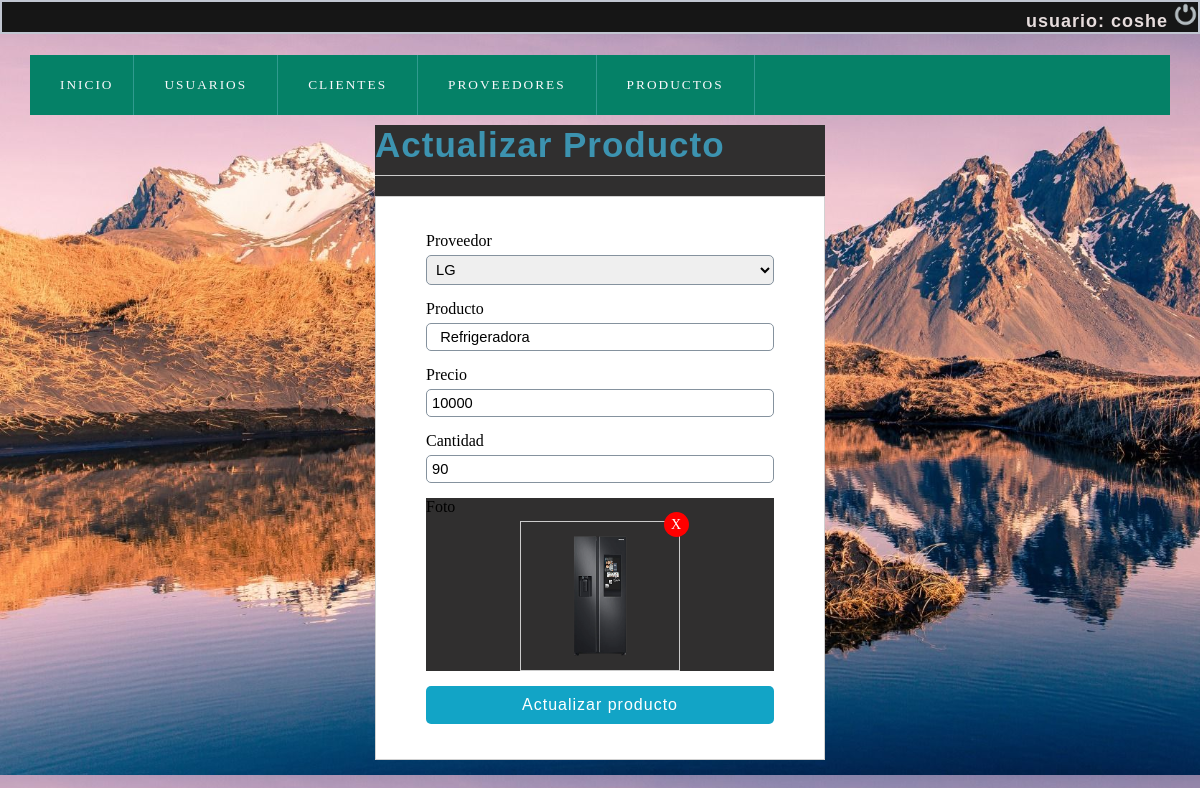
Screenshot of /olvidocontraseña/editar_producto.php?id=16 (signed in) with the database file from the repository.
### tables this page shows
CREATE TABLE `users` (
  `id` int(11) NOT NULL,
  `first_name` varchar(100) NOT NULL,
  `last_name` varchar(100) NOT NULL,
  `email` varchar(100) NOT NULL,
  `password` varchar(255) NOT NULL,
  `phone` varchar(15) NOT NULL,
  `forgot_pass_identity` varchar(32) NOT NULL,
  `created` datetime NOT NULL,
  `modified` datetime NOT NULL,
  `status` enum('1','0') NOT NULL DEFAULT '1'
);

CREATE TABLE `productos` (
  `codproducto` int(80) NOT NULL,
  `proveedor` int(11) NOT NULL,
  `descripcion` varchar(100) NOT NULL,
  `precio` int(40) NOT NULL,
  `cantidad` int(100) NOT NULL,
  `foto` longblob NOT NULL
);

CREATE TABLE `proveedores` (
  `codproveedor` int(11) NOT NULL,
  `proveedor` varchar(100) NOT NULL,
  `contacto` varchar(100) NOT NULL,
  `telefono` int(9) NOT NULL,
  `direccion` varchar(100) NOT NULL
);

### olvidocontraseña/user.php (called while the page is built, shortened)
<?php
class User{
    private $dbHost     = "localhost";
    private $dbUsername = "root";
    private $dbPassword = "12345678";
    private $dbName     = "logtest";
    private $port = 3360;
    private $userTbl    = "users";
    public function __construct(){
        if(!isset($this->db)){
            $conn = new mysqli($this->dbHost, $this->dbUsername, $this->dbPassword, $this->dbName,$this->port);
            if($conn->connect_error){
                die("Failed to connect with MySQL: " . $conn->connect_error);
            }else{
                $this->db = $conn;
            }
        }
    }
    public function getRows($conditions = array()){
        $sql = 'SELECT ';
        $sql .= array_key_exists("select",$conditions)?$conditions['select']:'*';
        $sql .= ' FROM '.$this->userTbl;
        if(array_key_exists("where",$conditions)){
            $sql .= ' WHERE ';
            $i = 0;
            foreach($conditions['where'] as $key => $value){
                $pre = ($i > 0)?' AND ':'';
                $sql .= $pre.$key." = '".$value."'";
                $i++;
            }
        }
        $result = $this->db->query($sql);
        if(array_key_exists("return_type",$conditions) && $conditions['return_type'] != 'all'){
            switch($conditions['return_type']){
                case 'single':
                    $data = $result->fetch_assoc();
                    break;
            }
        }else{
            if($result->num_rows > 0){
                while($row = $result->fetch_assoc()){
                    $data[] = $row;
                }
            }
        }
        return !empty($data)?$data:false;
    }
}

### olvidocontraseña/editar_producto.php (the view, shortened to what this page needs)
<?php
	include "conexion.php";
    if(empty($_REQUEST['id'])){
        header("location:lista_productos.php");
    }else{
        $id_prducto = $_REQUEST['id'];
        $query_producto = mysqli_query($conection,"SELECT p.codproducto,p.descripcion,p.precio,p.cantidad,pr.proveedor,p.foto FROM productos p INNER JOIN proveedores pr
        ON p.proveedor=pr.codproveedor  where codproducto= $id_prducto ");
        $result_producto = mysqli_num_rows($query_producto);
        $foto='';
        $classRemove='notBlock';
        if($result_producto>0){
            $data_producto = mysqli_fetch_array($query_producto);
            if($data_producto['foto'] != 'img_producto.png'){
                $classRemove ='';
                $foto='<img id="img" src="IMG/uploads/'.$data_producto['foto'].'" alt="Producto">';
            }
        }else{
            header("location:lista_productos.php");
        }
    }
 ?>
<!DOCTYPE html>
<html lang="en">
<head>
	<?php include "scripts.php"; ?>
</head>
<body>
<?php include "index2.php"; ?>
	<section id="container">
		<div class="form_register">
			<h1><i class="fas fa-cubes"></i>Actualizar Producto</h1>
			<hr>
			<form action="" method="post" enctype="multipart/form-data">
                <label for="proveedor">Proveedor</label>
                <select name="proveedor" id="proveedor" class="notItemOne">
                    <option value="<?php echo $data_producto['codproveedor'];?>" selected><?php echo $data_producto['proveedor'];?></option>
                </select>
				<label for="producto">Producto</label>
				<input type="text" name="producto" id="producto" placeholder="Nombre del producto" value=" <?php echo $data_producto['descripcion'];?>">
				<label for="precio">Precio</label>
				<input type="number" name="precio" id="precio" placeholder="Precio del producto" value="<?php echo $data_producto['precio'];?>">
				<label for="cantidad">Cantidad</label>
				<input type="number" name="cantidad" id="cantidad" placeholder="Cantidad" value="<?php echo $data_producto['cantidad'];?>">
                <div class="photo">
	            <label for="foto">Foto</label>
                <div class="prevPhoto">
                    <span class="delPhoto <?php  echo $classRemove; ?>">X</span>
                    <label for="foto"></label>
                    <?php  echo $foto;?>
                    </div>
                </div>
				<input type="submit" value="Actualizar producto" class="btn_save">
			</form>
		</div>
	</section>
</body>
</html>

### olvidocontraseña/index2.php (shortened to what this page needs)
<?php
$sessData = !empty($_SESSION['sessData'])?$_SESSION['sessData']:'';
?>
<!DOCTYPE html>
<html>
<head>
    <link rel="stylesheet" href="css/estilo.css">
</head>
<body>
<div class="caja" id="jo">
        <?php
			if(!empty($sessData['userLoggedIn']) && !empty($sessData['userID'])){
				include 'user.php';
				$user = new User();
				$conditions['where'] = array(
					'id' => $sessData['userID'],
				);
				$conditions['return_type'] = 'single';
				$userData = $user->getRows($conditions);
        ?>
        <h4>usuario: <?php echo $userData['first_name']; ?></h2>
        <a href="cuentausuario.php?logoutSubmit=1"><img class="close" src="IMG/salir.png" alt="Salir del sistema" title="Salir"></a>
        <?php } ?>
	</div>
    <header>
        <nav>
            <ul>
                <li><a href="index2.php"><span class="icon-home"></span>INICIO</a></li>
                <li class="submenu">
                    <a href="#"><span class="icon-library"></span>Usuarios<span class="despegable icon-circle-down"></span></a>
                </li>
                <li class="submenu">
                    <a href="#"><span class="icon-library"></span>Clientes<span class="despegable icon-circle-down"></span></a>
                <li class="submenu">
                    <a href="#"><span class="icon-library"></span>Proveedores<span class="despegable icon-circle-down"></span></a>
               <li class="submenu">
                    <a href="#"><span class="icon-library"></span>Productos<span class="despegable icon-circle-down"></span></a>
                    </ul>
        </nav>
    </header>
</body>
</html>

### olvidocontraseña/css/style.css (style rules this page uses)
* { margin: 0; padding: 0; box-sizing: border-box; }
body { background: #ededed; }
h1, h2, h3, h4, h5, h6 { font-family: 'arial'; font-weight: bold; letter-spacing: 1px; }
h1 { font-size: 26px; }
h4 { font-size: 16px; }
a { text-decoration: none; font-family: arial; letter-spacing: 1px; }
span { font-family: 'GothamBook'; letter-spacing: 1px; font-size: 14px; line-height: 20px; }
header { position: fixed; width: 100%; }
.close { width: 25px; height: 25px; }
nav ul { background: #058167; list-style: none; display: -webkit-flex; display: -moz-flex; display: -ms-flex; display: -o-flex; display: flex; justify-content: left; align-items: center; }
nav ul > li a { position: relative; }
nav a { color: #FFF; display: block; font-size: 10pt; font-family: 'GothamBook'; padding: 15px 30px; text-transform: uppercase; letter-spacing: 2px; transition: background .5s; border-right: 1px solid #319B8F; }
#container { padding: 90px 15px 15px; }
.form_register { width: 450px; margin: auto; }
.form_register h1 { color: #3c93b0; }
hr { border: 0; background: #CCC; height: 1px; margin: 10px 0; display: block; }
form { background: #FFF; margin: auto; padding: 20px 50px; border: 1px solid #d1d1d1; }
label { display: block; font-size: 12pt; font-family: 'GothamBook'; margin: 15px auto 5px auto; }
input,select { display: block; width: 100%; font-size: 11pt; padding: 5px; border: 1px solid #85929e; border-radius: 5px; }
.notItemOne option:first-child { display: none; }
.btn_save { font-size: 12pt; background: #12a4c6; padding: 10px; color: #FFF; letter-spacing: 1px; border: 0; cursor: pointer; margin: 15px auto; }
#container h1 { font-size: 35px; display: inline-block; }
.prevPhoto { display: flex; justify-content: space-between; width: 160px; height: 150px; border: 1px solid #CCC; position: relative; cursor: pointer; background: url(../images/uploads/user.png); background-repeat: no-repeat; background-size: cover; background-position: center center; margin: auto; }
.prevPhoto label { cursor: pointer; width: 100%; height: 100%; position: absolute; top: 0; left: 0; z-index: 2; }
.prevPhoto img { width: 100%; height: 100%; }
.delPhoto { color: #FFF; display: -webkit-flex; display: -moz-flex; display: -ms-flex; display: -o-flex; display: flex; justify-content: center; align-items: center; border-radius: 50%; width: 25px; height: 25px; background: red; position: absolute; right: -10px; top: -10px; z-index: 10; }

### olvidocontraseña/css/estilo.css (style rules this page uses)
body { margin: 0; font-family: sans-serif; background-image:url(IMG/fondo.jpg); width: 100%; height:100%vh; background-size: cover; }
header { width: 100%; }
header nav { background: rgb(12, 63, 44); z-index: 1250; max-width: 1250px; width: 95%; margin: 20px auto; }
header nav ul { list-style: none; }
header nav ul li { display: inline-block; position: relative; }
header nav ul li a { color:rgb(250, 249, 252); display: block; text-decoration: none; padding: 20px; }
h4 { text-align: right; color: #e7dddd; font-weight: normal; font-size: 18px; font-family: Arial; text-transform: lowercase; display:inline; font-weight: bold; letter-spacing: 1px; }
div { width: 100%; height: 100%vh; background: #302f2f; }
.caja { font-family: Century Gothic,CenturyGothic,AppleGothic,sans-serif; color: #ffffff; font-size: 18px; font-weight: 400; text-align: right; background: #161616; margin: 0 0 1px; overflow: hidden; padding: 0.000001px; border-radius: 35px 0px 35px 0px; -moz-border-radius: 0px 0px 0px 0px; -webkit-border-radius: 0px 0px 0px 0px; border: 2px solid #c1c6d1; }
.close { width: 25px; height: 25px; }
a { text-decoration: none; font-family: arial; letter-spacing: 1px; }

### rows the page displays
users: first_name "coshe"
productos: proveedor "LG", producto "Refrigeradora", precio "10000", cantidad "90", foto (picture)
